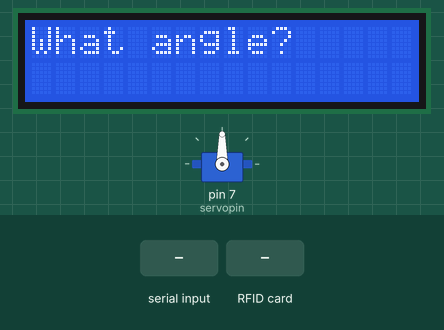
The sketch below on a simulated Arduino Uno, built with avr-gcc and run on an emulated ATmega328P. Shown: 16×2 character LCD, servo. The inputs (shaded band) are chosen by the test bench. What the sketch prints to the serial monitor is not drawn.

Above: at 1.3 s.
1.4 s: "89 3C 30 5B" received over Serial
At 3.2 s:
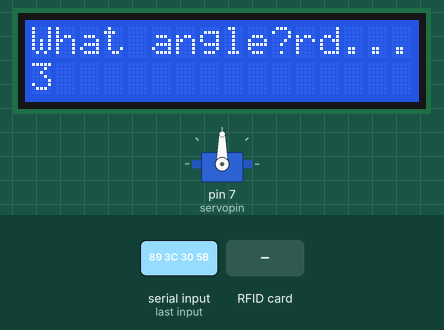
4.4 s: RFID card 89 3C 30 5B held to the reader
At 5.6 s:
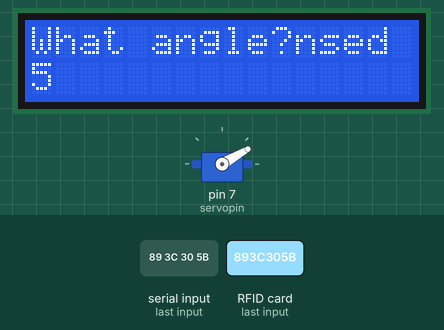
7.4 s: RFID card 5E 7A 19 C4 held to the reader
At 8.8 s:
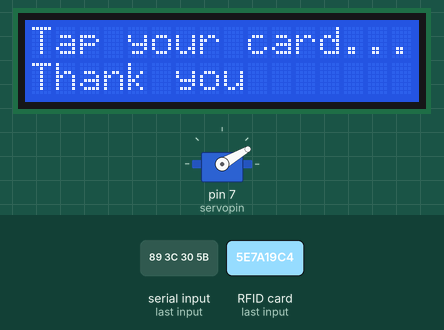
9.6 s: "10 6A BB 4F" received over Serial
At 11.6 s:
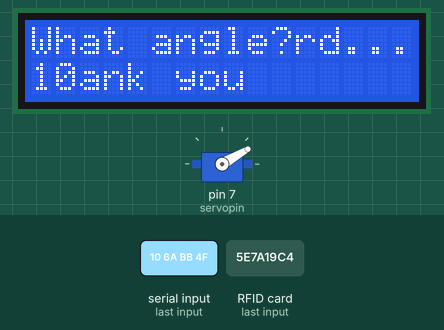
12.6 s: RFID card 10 6A BB 4F held to the reader
At 13.6 s:
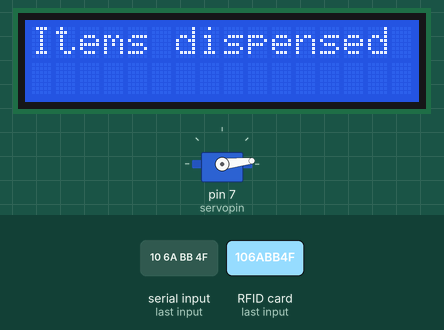
Timing chart, 0 to 15.6 s (numbered marks = the images above; inputs shaded):
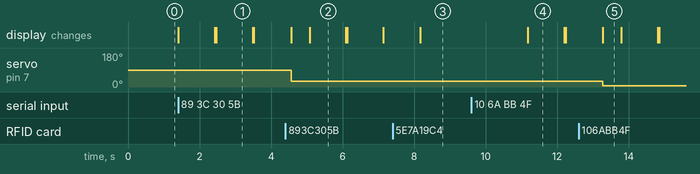

The sketch:

RFID_plus_servo_motor_plus_lcd.ino
```cpp
#include<Wire.h>
#include<LiquidCrystal_I2C.h>

#include <SPI.h>
#include <MFRC522.h>
#include <Servo.h>

LiquidCrystal_I2C lcd(0x27,16,2);


#define SS_PIN 10
#define RST_PIN 9
MFRC522 mfrc522(SS_PIN, RST_PIN);   // Create MFRC522 instance.

int turn;

Servo servopin;

void setup()
{
  lcd.init();
  lcd.backlight();
  lcd.begin(16,2);
  servopin.attach(7);
  Serial.begin(9600);   // Initiate a serial communication
  SPI.begin();
  mfrc522.PCD_Init();   // Initiate MFRC522


}
void loop()
{
  Serial.println("What angle should the servo motor turn?");
  lcd.setCursor(0,0);
  lcd.print("What angle?");
  while(Serial.available() == 0) {}
  turn = Serial.parseInt();
  lcd.setCursor(0,1);
  lcd.print(turn);
  delay(1000);
  lcd.clear();

  Serial.println(" ");

  Serial.println("Please tap your card...");
  Serial.println();

  lcd.setCursor(0,0);
  lcd.print("Tap your card...");

  // Look for new cards
  if ( ! mfrc522.PICC_IsNewCardPresent())
  {
    return;
  }
  // Select one of the cards
  if ( ! mfrc522.PICC_ReadCardSerial())
  {
    return;
  }
  //Show UID on serial monitor
  Serial.print("UID tag :");
  String content= "";
  byte letter;
  for (byte i = 0; i < mfrc522.uid.size; i++)
  {
     Serial.print(mfrc522.uid.uidByte[i] < 0x10 ? " 0" : " ");
     Serial.print(mfrc522.uid.uidByte[i], HEX);
     content.concat(String(mfrc522.uid.uidByte[i] < 0x10 ? " 0" : " "));
     content.concat(String(mfrc522.uid.uidByte[i], HEX));
  }
  Serial.println();
  Serial.print("Message : ");
  content.toUpperCase();
  if (content.substring(1) == "89 3C 30 5B" || content.substring(1) == "10 6A BB 4F") //change here the UID of the card/cards that you want to give access
  {
    lcd.clear();
    servopin.write(turn);
    lcd.setCursor(0,0);
    lcd.print("Items dispensed");
    Serial.println("Items dispensed.");
    Serial.println();
    delay(500);
  }


 else   {
    lcd.setCursor(0,1);
    lcd.print("Thank you");
    Serial.println(" Thank you for your purchase. ");
    delay(3000);
  }
}
```

Measured:
- after the input at 1.4 s, the display: first changes at once (image 1 shows a later state)
- after the input at 4.4 s, servo on pin 7 (servopin): 90° → 30° after 0.16 s; the display: first changes after 0.16 s (image 2 shows a later state)
- after the input at 7.4 s, the display: changes after 0.77 s (image 3)
- after the input at 9.6 s, the display: changes after 1.6 s (image 4)
- after the input at 12.6 s, servo on pin 7 (servopin): 30° → 6° after 0.68 s; the display: changes after 0.68 s (image 5)
- what the display in image 1 shows lasts 1.0 s, from 2.5 s to 3.5 s
- what the display in image 5 shows lasts 0.5 s, from 13.3 s to 13.8 s
